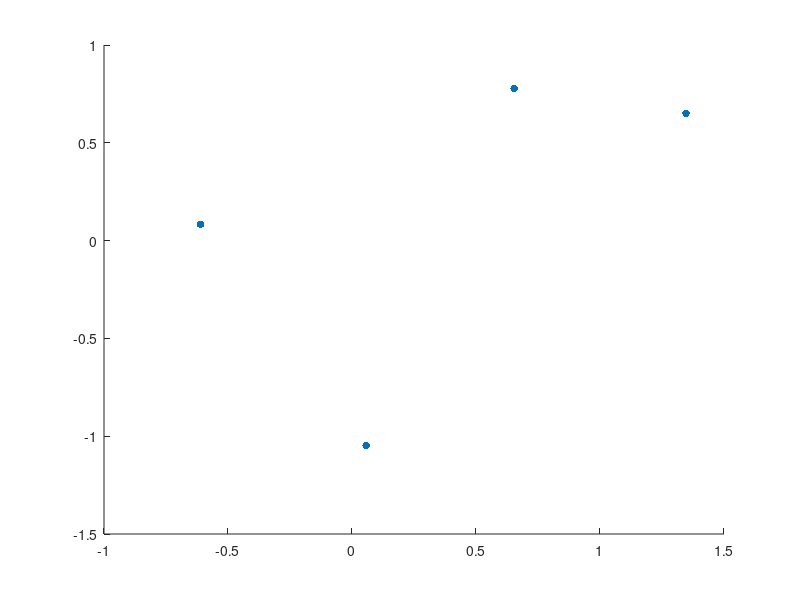

MATLAB code for this plot: (Note: this script raises an error after producing the figure.)
%%
x = randn(4,1);
y = randn(4,1);

scatter(x,y,30,'filled')
hold on
constants = interpolant(x,y);
dim = size(x,1);
f = @(t) (t.^[0:(dim-1)])*constants; %do this for each element in linspace NOT on the whole vector

plot(linspace(-3,3),arrayfun(f,linspace(-3,3)))

function [alphas] = interpolant(x,y)
dimension = size(x,1);
M = zeros(dimension,dimension);
for xElem = 1:dimension
    for a = 1:dimension
        M(xElem,a) = x(xElem).^(a-1);
    end
end
alphas = M\y;
end